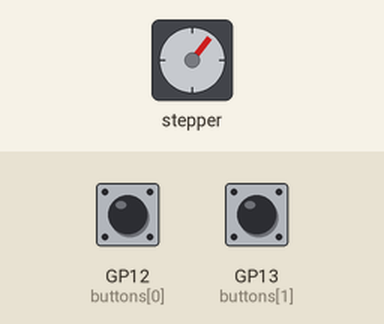
Simulated run of this program. Board: Raspberry Pi Pico running MicroPython. Shown: stepper motor. The inputs (shaded band) are chosen by the test bench; at power-on: GP12 (buttons[0]) HIGH, GP13 (buttons[1]) HIGH. The stepper is drawn at 2048 steps a turn.

Above: at 1.2 s.
1.3 s: GP12 (buttons[0]) pulled LOW for 0.15 s
At 1.77 s:
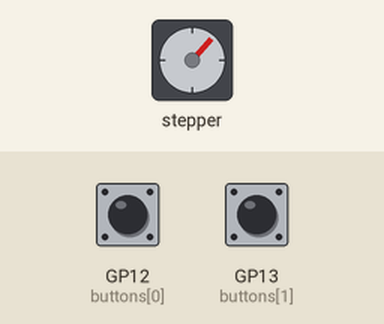
4.4 s: GP13 (buttons[1]) pulled LOW for 0.15 s
At 4.78 s:
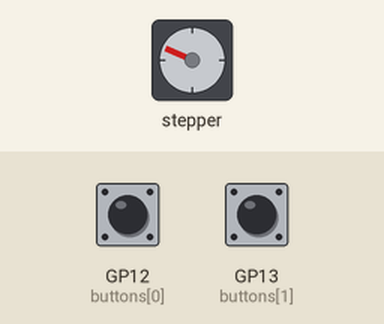
7.5 s: GP12 (buttons[0]) pulled LOW for 1 s
At 9.54 s:
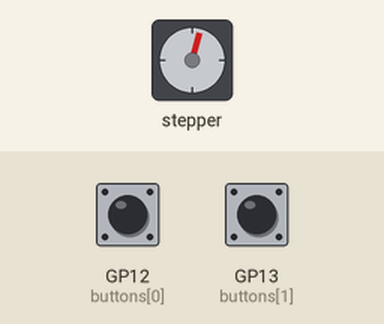
11.5 s: GP13 (buttons[1]) pulled LOW for 1 s
15.5 s: GP12 (buttons[0]) pulsed LOW 2 times (0.12 s each, 0.3 s apart)
Timing chart, 0 to 26.1 s (numbered marks = the images above; inputs shaded):
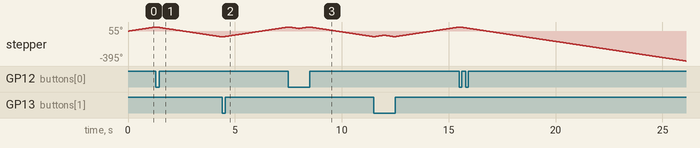

The program:

stepper-motor-with-buttons.py
```python
# this script reverse the stepper motors movement
# if any of the two buttons are pressed. It waits
# a little before it can be reveresed again.

# button pins are 12 and 13
# motor pins are 14 15 16 17

from machine import Pin
import utime

# time between steps of the motor
steptime = 0.001

# when the button is pressed the motor changes direction
# we wait maxcount counter until it can change direction
# again. We need this because if the button is pressed
# too long it will change direction back
counter = 0
maxcount = 30

# the two buttons
buttons = [
    Pin(12,Pin.IN,Pin.PULL_UP),
    Pin(13,Pin.IN,Pin.PULL_UP)
]

motorpins = [
    Pin(15,Pin.OUT),
    Pin(14,Pin.OUT),
    Pin(16,Pin.OUT),
    Pin(17,Pin.OUT)
]

motorsteps = [
    [1,0,0,0],
    [0,1,0,0],
    [0,0,1,0],
    [0,0,0,1]
]

while True:
    # rotating the motor
    for step in motorsteps:
        for i in range(len(motorpins)):
            motorpins[i].value(step[i])
            utime.sleep(steptime)

    # if any of the buttons are pressed and we are not turning
    if (not buttons[0].value() or not buttons[1].value()) and counter == 0:
        counter += 1
        motorsteps.reverse()

    # if we are turning back wait a little before we can turn again
    if counter > 0:
        counter += 1
        if counter >= maxcount:
            counter = 0
```
